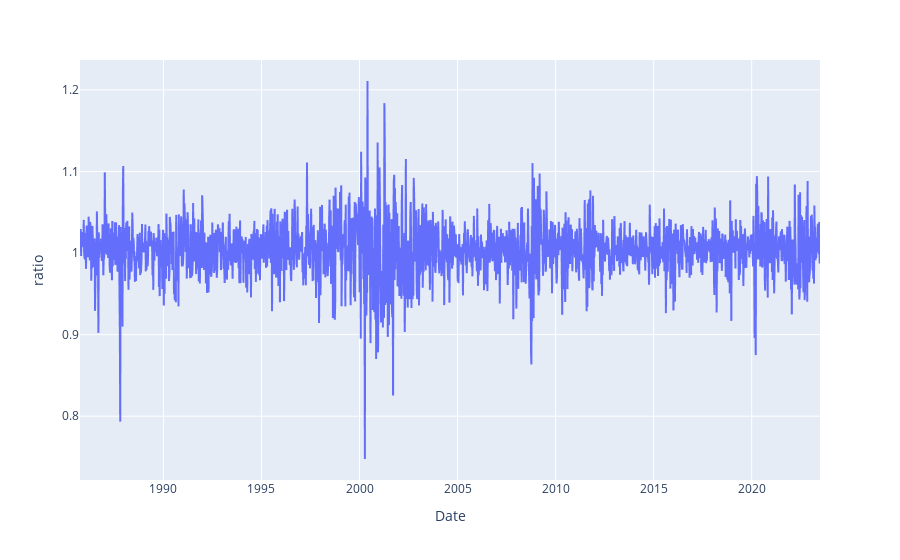

Write notebook code for a chart like this one.
### Code cell
fig = px.line(
    df_ratio, x="Date", y="ratio",
    )
fig.show()

### Figure 1 — Plotly figure (JSON) as saved in the notebook; plotly's stock layout.template omitted (floating-point values rounded to 4 significant figures; data arrays with more than 128 entries replaced by an {"elided": "..."} marker saying what was removed)
{"data": [{"hovertemplate": "Date=%{x}<br>ratio=%{y}<extra></extra>", "legendgroup": "", "line": {"color": "#636efa", "dash": "solid"}, "marker": {"symbol": "circle"}, "mode": "lines", "name": "", "showlegend": false, "type": "scattergl", "x": {"elided": "1970 str values"}, "xaxis": "x", "y": {"elided": "1970 float values"}, "yaxis": "y"}], "layout": {"legend": {"tracegroupgap": 0}, "margin": {"t": 60}, "xaxis": {"anchor": "y", "domain": [0, 1], "title": {"text": "Date"}}, "yaxis": {"anchor": "x", "domain": [0, 1], "title": {"text": "ratio"}}}}
